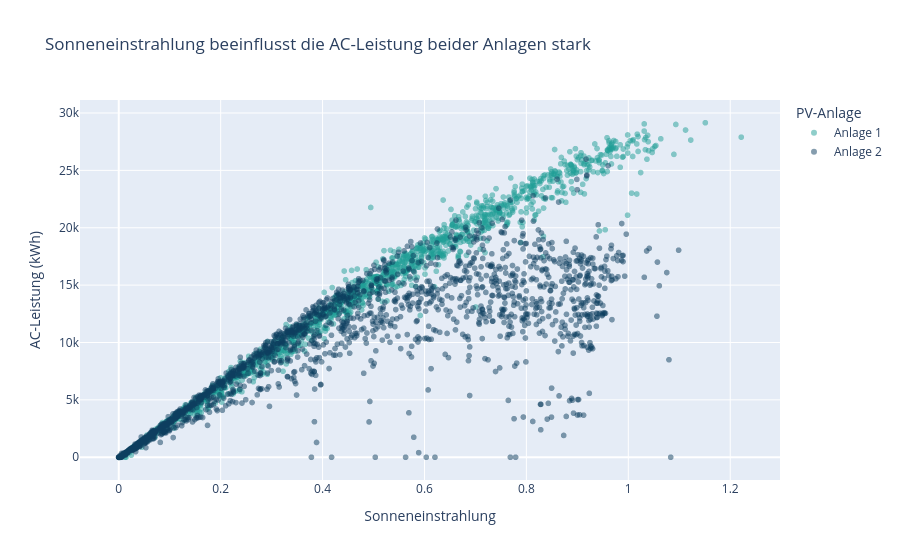

Notebook cell for this chart:
### Markdown cell above
## Streudiagramm erstellen

### Code cell
# Zusammenhang zwischen Sonneneinstrahlung und AC-Leistung darstellen

fig = px.scatter(
    zeitpunkt_df,
    x="sonneneinstrahlung",
    y="ac_leistung",
    color="anlage",
    color_discrete_map=FARBEN,
    opacity=0.5,
    title="Sonneneinstrahlung beeinflusst die AC-Leistung beider Anlagen stark",
    labels={
        "sonneneinstrahlung": "Sonneneinstrahlung",
        "ac_leistung": "AC-Leistung (kWh)",
        "anlage": "PV-Anlage"
    }
)

fig.show()

### Figure 1 — Plotly figure (JSON) as saved in the notebook; plotly's stock layout.template omitted (floating-point values rounded to 4 significant figures; data arrays with more than 128 entries replaced by an {"elided": "..."} marker saying what was removed)
{"data": [{"hovertemplate": "PV-Anlage=Anlage 1<br>Sonneneinstrahlung=%{x}<br>AC-Leistung (kWh)=%{y}<extra></extra>", "legendgroup": "Anlage 1", "marker": {"color": "#1F9E96", "opacity": 0.5, "symbol": "circle"}, "mode": "markers", "name": "Anlage 1", "showlegend": true, "type": "scattergl", "x": {"elided": "3157 float values"}, "xaxis": "x", "y": {"elided": "3157 float values"}, "yaxis": "y"}, {"hovertemplate": "PV-Anlage=Anlage 2<br>Sonneneinstrahlung=%{x}<br>AC-Leistung (kWh)=%{y}<extra></extra>", "legendgroup": "Anlage 2", "marker": {"color": "#0B3C5D", "opacity": 0.5, "symbol": "circle"}, "mode": "markers", "name": "Anlage 2", "showlegend": true, "type": "scattergl", "x": {"elided": "3259 float values"}, "xaxis": "x", "y": {"elided": "3259 float values"}, "yaxis": "y"}], "layout": {"legend": {"title": {"text": "PV-Anlage"}, "tracegroupgap": 0}, "title": {"text": "Sonneneinstrahlung beeinflusst die AC-Leistung beider Anlagen stark"}, "xaxis": {"anchor": "y", "domain": [0, 1], "title": {"text": "Sonneneinstrahlung"}}, "yaxis": {"anchor": "x", "domain": [0, 1], "title": {"text": "AC-Leistung (kWh)"}}}}
